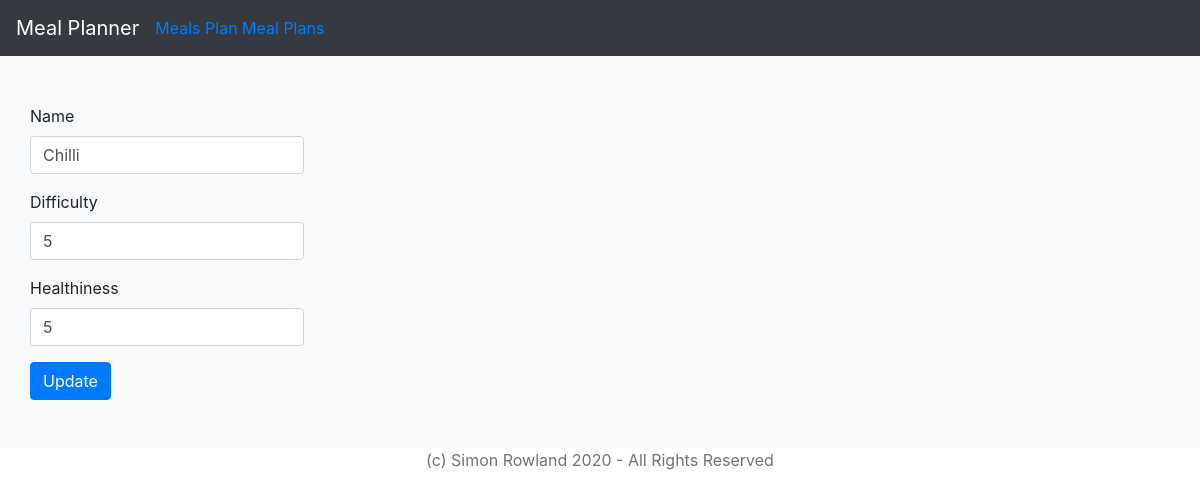
Page /meals/1/ on the committed database.
### meals/models.py (models this page shows, shortened)
class BaseModel(models.Model):
    created = models.DateTimeField(auto_now_add=True)
    updated = models.DateTimeField(auto_now=True)
    class Meta:
        abstract = True

class Meal(BaseModel):
    name = models.CharField(max_length=256)
    difficulty = models.IntegerField()
    healthiness = models.IntegerField()
    class Meta:
        constraints = [
            models.CheckConstraint(
                check=models.Q(difficulty__range=(0, 10)),
                name="difficulty_between_0_and_10",
            ),
            models.CheckConstraint(
                check=models.Q(healthiness__range=(0, 10)),
                name="healthiness_between_0_and_10",
            ),
        ]
        ordering = [
            "name",
        ]

### meals/views.py (the view)
# urls.py: path("<int:pk>/", views.DetailView.as_view(), name="detail"),
class DetailView(generic.UpdateView):
    model = Meal
    fields = ["name", "difficulty", "healthiness"]
    template_name_suffix = "_update_form"

### meals/templates/meals/meal_update_form.html (shortened to what this page needs)
{% extends 'meals/base.html' %}
{% load bootstrap4 %}
{% block content %}
<form method="post" class="form">
    {% bootstrap_form form %}
    {% buttons %}
    <button type="submit" class="btn btn-primary">Update</button>
    {% endbuttons %}
</form>
{% endblock %}

### rows in the picture
Meal: name "Chilli", difficulty "5", healthiness "5"
